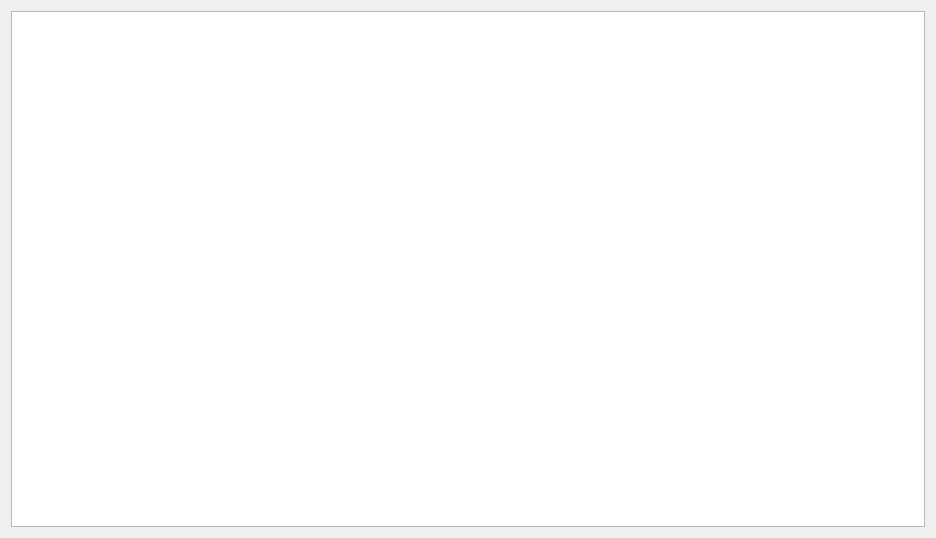
<?xml version="1.0" encoding="UTF-8"?>
<ui version="4.0">
 <class>showDB</class>
 <widget class="QDialog" name="showDB">
  <property name="geometry">
   <rect>
    <x>0</x>
    <y>0</y>
    <width>936</width>
    <height>538</height>
   </rect>
  </property>
  <property name="windowTitle">
   <string>showDB</string>
  </property>
  <layout class="QHBoxLayout" name="horizontalLayout">
   <item>
    <widget class="QTableView" name="tableView"/>
   </item>
  </layout>
 </widget>
 <layoutdefault spacing="6" margin="11"/>
 <resources/>
 <connections/>
</ui>
